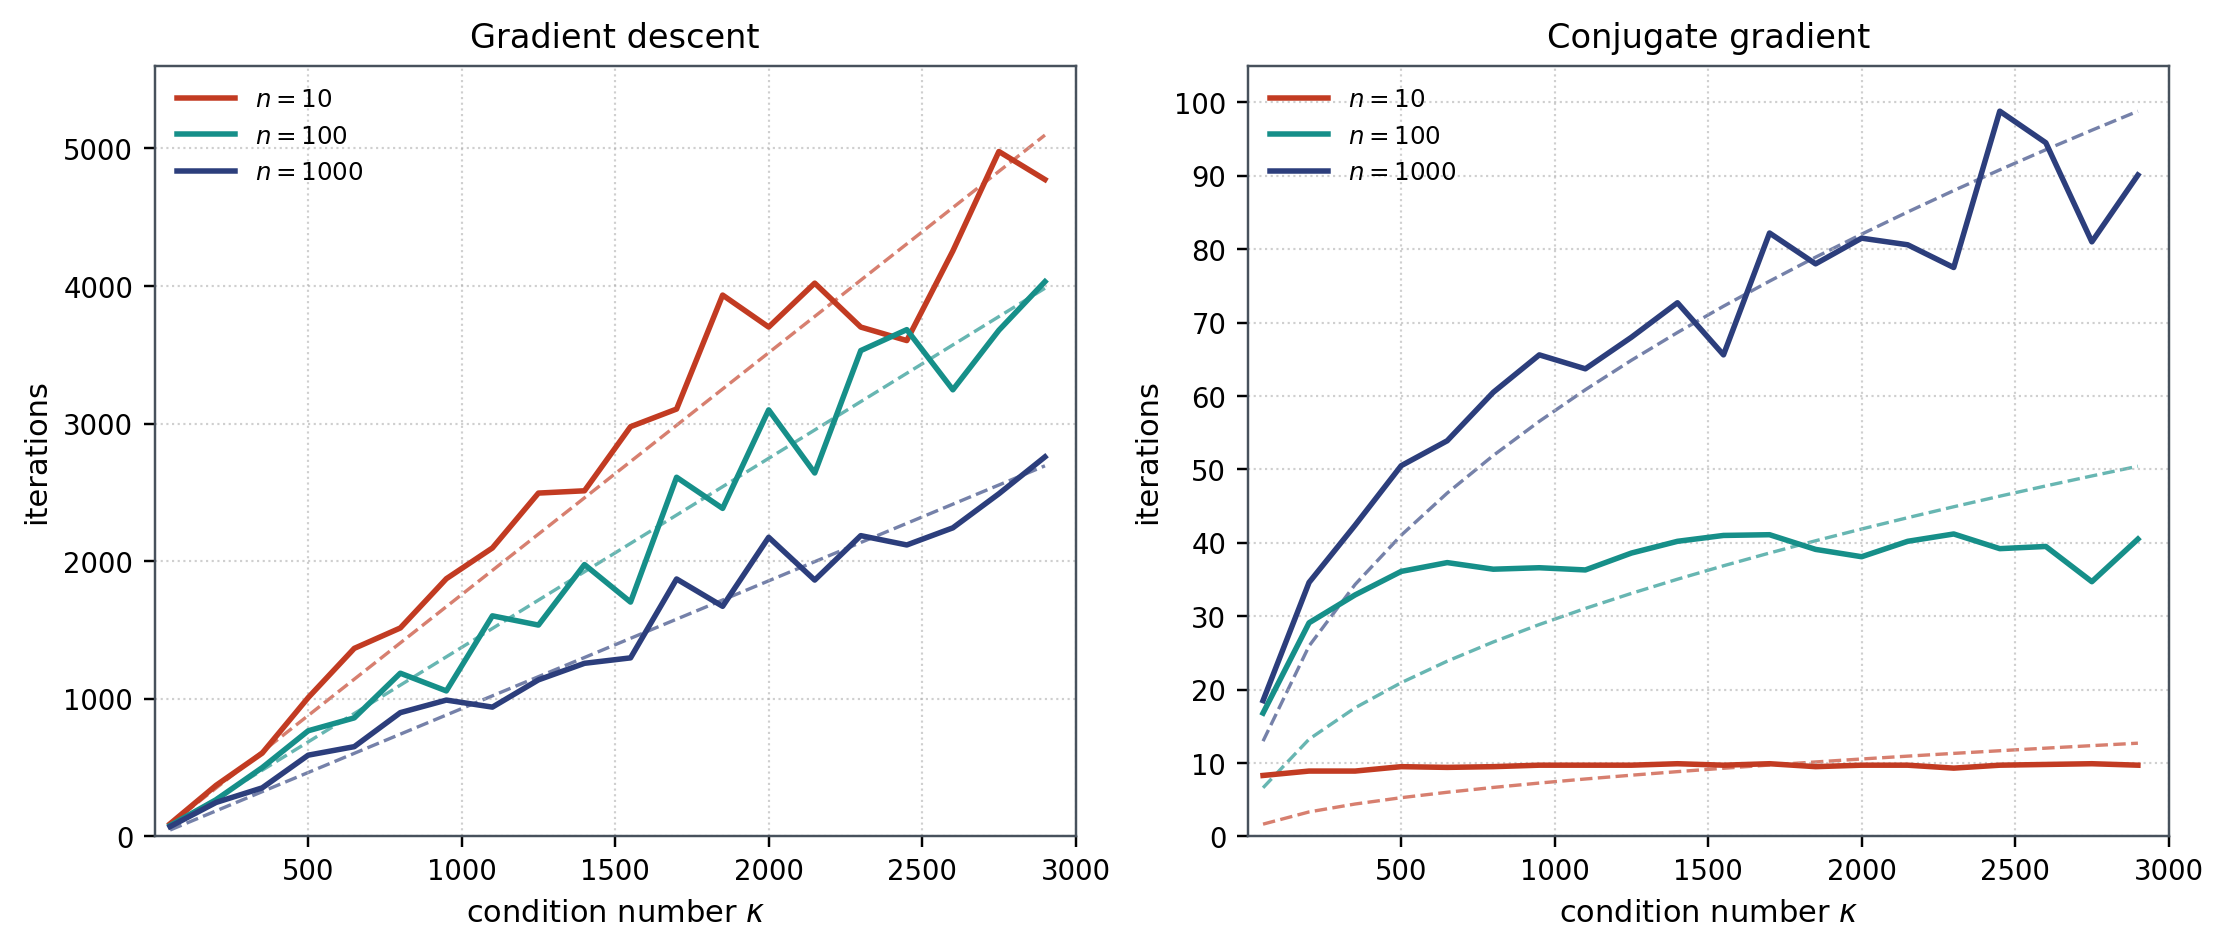

The script that saved this image:
#!/usr/bin/env python3
from __future__ import annotations

import os
from pathlib import Path

MPL_CACHE_DIR = Path("/tmp/matplotlib-cache")
MPL_CACHE_DIR.mkdir(parents=True, exist_ok=True)
os.environ.setdefault("MPLCONFIGDIR", str(MPL_CACHE_DIR))

import matplotlib.pyplot as plt
import numpy as np


DEEPBLUE = "#2c3e7c"
CRIMSON = "#c23b22"
TEAL = "#168f89"
SLATE = "#47515c"


plt.rcParams.update(
    {
        "figure.figsize": (10.0, 4.2),
        "figure.facecolor": "white",
        "axes.facecolor": "white",
        "axes.edgecolor": SLATE,
        "axes.labelcolor": "black",
        "axes.linewidth": 0.8,
        "axes.labelsize": 10,
        "axes.titlesize": 11,
        "xtick.color": "black",
        "ytick.color": "black",
        "xtick.labelsize": 9,
        "ytick.labelsize": 9,
        "font.size": 10,
        "axes.unicode_minus": False,
        "legend.frameon": False,
        "svg.fonttype": "none",
        "savefig.bbox": "tight",
    }
)


def write_incfig_wrapper(out_dir: Path, stem: str, pdf_name: str) -> None:
    wrapper = (
        f"%% Minimal wrapper for \\\\incfig{{{stem}}}\n"
        "\\begingroup%\n"
        "  \\makeatletter%\n"
        "  \\ifx\\svgwidth\\undefined%\n"
        "    \\def\\svgwidth{\\columnwidth}%\n"
        "  \\fi%\n"
        "  \\makeatother%\n"
        f"  \\includegraphics[width=\\svgwidth]{{{pdf_name}}}%\n"
        "\\endgroup%\n"
    )
    (out_dir / f"{stem}.pdf_tex").write_text(wrapper, encoding="utf-8")


def make_diagonal_problem(n: int, kappa: float, rng: np.random.Generator) -> tuple[np.ndarray, np.ndarray]:
    diag = np.empty(n, dtype=float)
    diag[0] = 1.0
    if n > 2:
        diag[1:-1] = rng.uniform(1.0, kappa, size=n - 2)
    if n > 1:
        diag[-1] = kappa
    b = rng.normal(size=n)
    return diag, b


def gd_iterations(diag: np.ndarray, b: np.ndarray, tol: float = 5e-3, max_iters: int = 6000) -> int:
    x = np.zeros_like(b)
    rhs_norm = np.linalg.norm(b)
    for k in range(max_iters + 1):
        g = diag * x - b
        if np.linalg.norm(g) <= tol * max(1.0, rhs_norm):
            return k
        alpha = float(g @ g) / float(g @ (diag * g))
        x = x - alpha * g
    return max_iters


def cg_iterations(diag: np.ndarray, b: np.ndarray, tol: float = 5e-3, max_iters: int = 2000) -> int:
    x = np.zeros_like(b)
    g = diag * x - b
    d = -g.copy()
    rhs_norm = np.linalg.norm(b)
    for k in range(max_iters + 1):
        if np.linalg.norm(g) <= tol * max(1.0, rhs_norm):
            return k
        Ad = diag * d
        alpha = float(g @ g) / float(d @ Ad)
        x = x + alpha * d
        g_next = g + alpha * Ad
        beta = float(g_next @ g_next) / float(g @ g)
        d = -g_next + beta * d
        g = g_next
    return max_iters


def averaged_counts(method: str, n: int, kappas: np.ndarray, samples: int = 8) -> np.ndarray:
    counts = []
    for kappa in kappas:
        local = []
        for seed in range(samples):
            rng = np.random.default_rng(10_000 * (seed + 1) + 97 * n + int(round(kappa)))
            diag, b = make_diagonal_problem(n, float(kappa), rng)
            if method == "gd":
                local.append(gd_iterations(diag, b))
            elif method == "cg":
                local.append(cg_iterations(diag, b))
            else:
                raise ValueError(method)
        counts.append(float(np.mean(local)))
    return np.asarray(counts)


def fit_scale(basis: np.ndarray, values: np.ndarray) -> float:
    return float(basis @ values) / float(basis @ basis)


def main() -> None:
    out_dir = Path(__file__).resolve().parent
    wrapper_stem = "linear-cg-behaviour-embed"
    out_pdf = out_dir / "linear-cg-behaviour-embed.pdf"
    out_svg = out_dir / "linear-cg-behaviour.svg"
    out_png = out_dir / "linear-cg-behaviour.png"

    kappas = np.arange(50.0, 3001.0, 150.0)
    dims = [10, 100, 1000]
    colors = {10: CRIMSON, 100: TEAL, 1000: DEEPBLUE}

    gd_curves = {n: averaged_counts("gd", n, kappas, samples=10) for n in dims}
    cg_curves = {n: averaged_counts("cg", n, kappas, samples=10) for n in dims}
    fig, (ax0, ax1) = plt.subplots(1, 2, constrained_layout=True)

    for ax in (ax0, ax1):
        for side in ("top", "right", "bottom", "left"):
            ax.spines[side].set_visible(True)
            ax.spines[side].set_color(SLATE)
            ax.spines[side].set_linewidth(0.8)
        ax.grid(True, which="major", ls=":", lw=0.7, alpha=0.6)
        ax.set_xlim(0.0, 3000.0)
        ax.set_xticks([500, 1000, 1500, 2000, 2500, 3000])
        ax.set_xlabel(r"condition number $\kappa$")
        ax.set_ylabel("iterations")

    for n in dims:
        ax0.plot(kappas, gd_curves[n], color=colors[n], lw=1.8, label=fr"$n={n}$")
        ax1.plot(kappas, cg_curves[n], color=colors[n], lw=1.8, label=fr"$n={n}$")
    for n in dims:
        gd_reference = fit_scale(kappas, gd_curves[n]) * kappas
        cg_reference = fit_scale(np.sqrt(kappas), cg_curves[n]) * np.sqrt(kappas)
        ax0.plot(kappas, gd_reference, color=colors[n], lw=1.1, ls="--", alpha=0.65, zorder=1)
        ax1.plot(kappas, cg_reference, color=colors[n], lw=1.1, ls="--", alpha=0.65, zorder=1)

    ax0.set_title("Gradient descent")
    ax1.set_title("Conjugate gradient")
    ax0.set_ylim(0.0, 5600.0)
    ax0.set_yticks([0, 1000, 2000, 3000, 4000, 5000])
    ax1.set_ylim(0.0, 105.0)
    ax1.set_yticks([0, 10, 20, 30, 40, 50, 60, 70, 80, 90, 100])
    ax0.legend(loc="upper left", fontsize=8, handlelength=2.4)
    ax1.legend(loc="upper left", fontsize=8, handlelength=2.4)

    fig.savefig(out_pdf)
    fig.savefig(out_svg)
    fig.savefig(out_png, dpi=220)
    write_incfig_wrapper(out_dir, wrapper_stem, out_pdf.name)
    print(f"Wrote {out_pdf}")
    print(f"Wrote {out_svg}")


if __name__ == "__main__":
    main()
